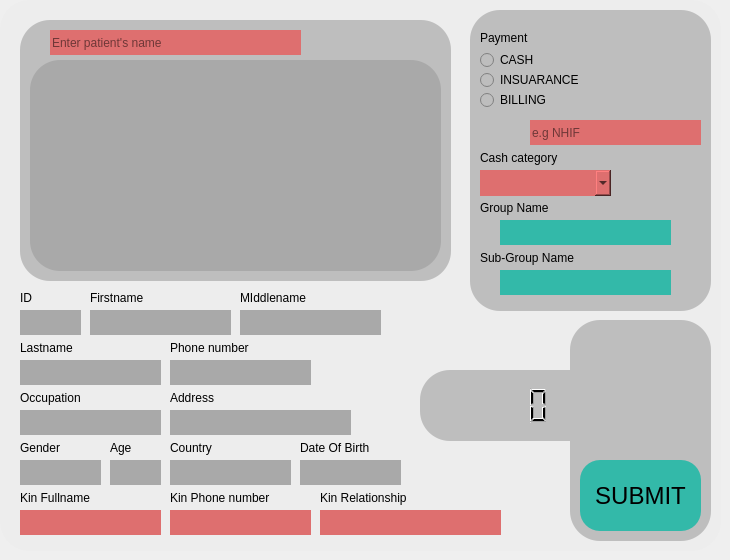
      <widget class="QWidget" name="REVISIT">
       <widget class="QGroupBox" name="groupBox_5">
        <property name="geometry">
         <rect>
          <x>0</x>
          <y>0</y>
          <width>721</width>
          <height>551</height>
         </rect>
        </property>
        <property name="styleSheet">
         <string notr="true">background-color: #EDEDED;
border-radius: 30px;</string>
        </property>
        <property name="title">
         <string/>
        </property>
        <widget class="QLineEdit" name="lineEdit_15">
         <property name="geometry">
          <rect>
           <x>90</x>
           <y>310</y>
           <width>141</width>
           <height>25</height>
          </rect>
         </property>
         <property name="cursor">
          <cursorShape>ForbiddenCursor</cursorShape>
         </property>
         <property name="styleSheet">
          <string notr="true">background-color: rgb(169, 169, 169);</string>
         </property>
         <property name="readOnly">
          <bool>true</bool>
         </property>
        </widget>
        <widget class="QLabel" name="label_21">
         <property name="geometry">
          <rect>
           <x>90</x>
           <y>290</y>
           <width>71</width>
           <height>16</height>
          </rect>
         </property>
         <property name="font">
          <font/>
         </property>
         <property name="styleSheet">
          <string notr="true">color: #000;</string>
         </property>
         <property name="text">
          <string>Firstname</string>
         </property>
        </widget>
        <widget class="QLabel" name="label_22">
         <property name="geometry">
          <rect>
           <x>170</x>
           <y>340</y>
           <width>91</width>
           <height>16</height>
          </rect>
         </property>
         <property name="font">
          <font/>
         </property>
         <property name="styleSheet">
          <string notr="true">color: #000;</string>
         </property>
         <property name="text">
          <string>Phone number</string>
         </property>
        </widget>
        <widget class="QLineEdit" name="lineEdit_16">
         <property name="geometry">
          <rect>
           <x>170</x>
           <y>360</y>
           <width>141</width>
           <height>25</height>
          </rect>
         </property>
         <property name="cursor">
          <cursorShape>ForbiddenCursor</cursorShape>
         </property>
         <property name="styleSheet">
          <string notr="true">background-color: rgb(169, 169, 169);</string>
         </property>
         <property name="readOnly">
          <bool>true</bool>
         </property>
         <property name="placeholderText">
          <string/>
         </property>
        </widget>
        <widget class="QLabel" name="label_23">
         <property name="geometry">
          <rect>
           <x>20</x>
           <y>390</y>
           <width>71</width>
           <height>16</height>
          </rect>
         </property>
         <property name="font">
          <font/>
         </property>
         <property name="styleSheet">
          <string notr="true">color: #000;</string>
         </property>
         <property name="text">
          <string>Occupation</string>
         </property>
        </widget>
        <widget class="QLineEdit" name="lineEdit_17">
         <property name="geometry">
          <rect>
           <x>20</x>
           <y>410</y>
           <width>141</width>
           <height>25</height>
          </rect>
         </property>
         <property name="cursor">
          <cursorShape>ForbiddenCursor</cursorShape>
         </property>
         <property name="styleSheet">
          <string notr="true">background-color: rgb(169, 169, 169);</string>
         </property>
         <property name="readOnly">
          <bool>true</bool>
         </property>
         <property name="placeholderText">
          <string/>
         </property>
        </widget>
        <widget class="QLabel" name="label_24">
         <property name="geometry">
          <rect>
           <x>20</x>
           <y>440</y>
           <width>71</width>
           <height>16</height>
          </rect>
         </property>
         <property name="font">
          <font/>
         </property>
         <property name="styleSheet">
          <string notr="true">color: #000;</string>
         </property>
         <property name="text">
          <string>Gender</string>
         </property>
        </widget>
        <widget class="QLabel" name="label_25">
         <property name="geometry">
          <rect>
           <x>170</x>
           <y>440</y>
           <width>71</width>
           <height>16</height>
          </rect>
         </property>
         <property name="font">
          <font/>
         </property>
         <property name="styleSheet">
          <string notr="true">color: #000;</string>
         </property>
         <property name="text">
          <string>Country</string>
         </property>
        </widget>
        <widget class="QLineEdit" name="lineEdit_18">
         <property name="geometry">
          <rect>
           <x>110</x>
           <y>460</y>
           <width>51</width>
           <height>25</height>
          </rect>
         </property>
         <property name="cursor">
          <cursorShape>ForbiddenCursor</cursorShape>
         </property>
         <property name="styleSheet">
          <string notr="true">background-color: rgb(169, 169, 169);</string>
         </property>
         <property name="readOnly">
          <bool>true</bool>
         </property>
        </widget>
        <widget class="QLabel" name="label_26">
         <property name="geometry">
          <rect>
           <x>110</x>
           <y>440</y>
           <width>51</width>
           <height>16</height>
          </rect>
         </property>
         <property name="font">
          <font/>
         </property>
         <property name="styleSheet">
          <string notr="true">color: #000;</string>
         </property>
         <property name="text">
          <string>Age</string>
         </property>
        </widget>
        <widget class="QLabel" name="label_27">
         <property name="geometry">
          <rect>
           <x>240</x>
           <y>290</y>
           <width>81</width>
           <height>16</height>
          </rect>
         </property>
         <property name="font">
          <font/>
         </property>
         <property name="styleSheet">
          <string notr="true">color: #000;</string>
         </property>
         <property name="text">
          <string>MIddlename</string>
         </property>
        </widget>
        <widget class="QLineEdit" name="lineEdit_19">
         <property name="geometry">
          <rect>
           <x>240</x>
           <y>310</y>
           <width>141</width>
           <height>25</height>
          </rect>
         </property>
         <property name="cursor">
          <cursorShape>ForbiddenCursor</cursorShape>
         </property>
         <property name="styleSheet">
          <string notr="true">background-color: rgb(169, 169, 169);</string>
         </property>
         <property name="readOnly">
          <bool>true</bool>
         </property>
        </widget>
        <widget class="QLabel" name="label_28">
         <property name="geometry">
          <rect>
           <x>170</x>
           <y>390</y>
           <width>71</width>
           <height>16</height>
          </rect>
         </property>
         <property name="font">
          <font/>
         </property>
         <property name="styleSheet">
          <string notr="true">color: #000;</string>
         </property>
         <property name="text">
          <string>Address</string>
         </property>
        </widget>
        <widget class="QLineEdit" name="lineEdit_20">
         <property name="geometry">
          <rect>
           <x>170</x>
           <y>410</y>
           <width>181</width>
           <height>25</height>
          </rect>
         </property>
         <property name="cursor">
          <cursorShape>ForbiddenCursor</cursorShape>
         </property>
         <property name="styleSheet">
          <string notr="true">background-color: rgb(169, 169, 169);</string>
         </property>
         <property name="readOnly">
          <bool>true</bool>
         </property>
         <property name="placeholderText">
          <string/>
         </property>
        </widget>
        <widget class="QLineEdit" name="lineEdit_21">
         <property name="geometry">
          <rect>
           <x>20</x>
           <y>360</y>
           <width>141</width>
           <height>25</height>
          </rect>
         </property>
         <property name="cursor">
          <cursorShape>ForbiddenCursor</cursorShape>
         </property>
         <property name="styleSheet">
          <string notr="true">background-color: rgb(169, 169, 169);</string>
         </property>
         <property name="readOnly">
          <bool>true</bool>
         </property>
        </widget>
        <widget class="QLabel" name="label_29">
         <property name="geometry">
          <rect>
           <x>20</x>
           <y>340</y>
           <width>81</width>
           <height>16</height>
          </rect>
         </property>
         <property name="font">
          <font/>
         </property>
         <property name="styleSheet">
          <string notr="true">color: #000;</string>
         </property>
         <property name="text">
          <string>Lastname</string>
         </property>
        </widget>
        <widget class="QLabel" name="label_31">
         <property name="geometry">
          <rect>
           <x>300</x>
           <y>440</y>
           <width>91</width>
           <height>16</height>
          </rect>
         </property>
         <property name="font">
          <font/>
         </property>
         <property name="styleSheet">
          <string notr="true">color: #000;</string>
         </property>
         <property name="text">
          <string>Date Of Birth</string>
         </property>
        </widget>
        <widget class="QLineEdit" name="lineEdit_23">
         <property name="geometry">
          <rect>
           <x>20</x>
           <y>510</y>
           <width>141</width>
           <height>25</height>
          </rect>
         </property>
         <property name="styleSheet">
          <string notr="true">background-color: #DE6F6F;
border-radius: 30px;</string>
         </property>
        </widget>
        <widget class="QLineEdit" name="lineEdit_24">
         <property name="geometry">
          <rect>
           <x>320</x>
           <y>510</y>
           <width>181</width>
           <height>25</height>
          </rect>
         </property>
         <property name="styleSheet">
          <string notr="true">background-color: #DE6F6F;
border-radius: 30px;</string>
         </property>
         <property name="placeholderText">
          <string/>
         </property>
        </widget>
        <widget class="QLabel" name="label_32">
         <property name="geometry">
          <rect>
           <x>20</x>
           <y>490</y>
           <width>81</width>
           <height>16</height>
          </rect>
         </property>
         <property name="font">
          <font/>
         </property>
         <property name="styleSheet">
          <string notr="true">color: #000;</string>
         </property>
         <property name="text">
          <string>Kin Fullname </string>
         </property>
        </widget>
        <widget class="QLabel" name="label_33">
         <property name="geometry">
          <rect>
           <x>320</x>
           <y>490</y>
           <width>101</width>
           <height>16</height>
          </rect>
         </property>
         <property name="font">
          <font/>
         </property>
         <property name="styleSheet">
          <string notr="true">color: #000;</string>
         </property>
         <property name="text">
          <string>Kin Relationship</string>
         </property>
        </widget>
        <widget class="QLabel" name="label_34">
         <property name="geometry">
          <rect>
           <x>170</x>
           <y>490</y>
           <width>131</width>
           <height>16</height>
          </rect>
         </property>
         <property name="font">
          <font/>
         </property>
         <property name="styleSheet">
          <string notr="true">color: #000;</string>
         </property>
         <property name="text">
          <string>Kin Phone number</string>
         </property>
        </widget>
        <widget class="QLineEdit" name="lineEdit_25">
         <property name="geometry">
          <rect>
           <x>170</x>
           <y>510</y>
           <width>141</width>
           <height>25</height>
          </rect>
         </property>
         <property name="styleSheet">
          <string notr="true">background-color: #DE6F6F;
border-radius: 30px;</string>
         </property>
         <property name="placeholderText">
          <string/>
         </property>
        </widget>
        <widget class="QGroupBox" name="groupBox_8">
         <property name="geometry">
          <rect>
           <x>470</x>
           <y>10</y>
           <width>241</width>
           <height>301</height>
          </rect>
         </property>
         <property name="styleSheet">
          <string notr="true">background-color: #BEBEBE;
border-radius: 30px;</string>
         </property>
         <property name="title">
          <string/>
         </property>
         <widget class="QLineEdit" name="lineEdit_26">
          <property name="geometry">
           <rect>
            <x>30</x>
            <y>260</y>
            <width>171</width>
            <height>25</height>
           </rect>
          </property>
          <property name="styleSheet">
           <string notr="true">background-color: #33B9A9;
border-radius: 30px;</string>
          </property>
         </widget>
         <widget class="QLabel" name="label_35">
          <property name="geometry">
           <rect>
            <x>10</x>
            <y>240</y>
            <width>111</width>
            <height>16</height>
           </rect>
          </property>
          <property name="font">
           <font/>
          </property>
          <property name="styleSheet">
           <string notr="true">color: #000;</string>
          </property>
          <property name="text">
           <string>Sub-Group Name</string>
          </property>
         </widget>
         <widget class="QLineEdit" name="lineEdit_27">
          <property name="geometry">
           <rect>
            <x>30</x>
            <y>210</y>
            <width>171</width>
            <height>25</height>
           </rect>
          </property>
          <property name="styleSheet">
           <string notr="true">background-color: #33B9A9;
border-radius: 30px;</string>
          </property>
         </widget>
         <widget class="QLabel" name="label_36">
          <property name="geometry">
           <rect>
            <x>10</x>
            <y>190</y>
            <width>81</width>
            <height>16</height>
           </rect>
          </property>
          <property name="font">
           <font/>
          </property>
          <property name="styleSheet">
           <string notr="true">color: #000;</string>
          </property>
          <property name="text">
           <string>Group Name</string>
          </property>
         </widget>
         <widget class="QRadioButton" name="radioButton_8">
          <property name="geometry">
           <rect>
            <x>10</x>
            <y>60</y>
            <width>111</width>
            <height>20</height>
           </rect>
          </property>
          <property name="styleSheet">
           <string notr="true">color: #000;</string>
          </property>
          <property name="text">
           <string>INSUARANCE</string>
          </property>
         </widget>
         <widget class="QRadioButton" name="radioButton_9">
          <property name="geometry">
           <rect>
            <x>10</x>
            <y>40</y>
            <width>61</width>
            <height>20</height>
           </rect>
          </property>
          <property name="styleSheet">
           <string notr="true">color: #000;</string>
          </property>
          <property name="text">
           <string>CASH</string>
          </property>
         </widget>
         <widget class="QRadioButton" name="radioButton_10">
          <property name="geometry">
           <rect>
            <x>10</x>
            <y>80</y>
            <width>81</width>
            <height>20</height>
           </rect>
          </property>
          <property name="styleSheet">
           <string notr="true">color: #000;</string>
          </property>
          <property name="text">
           <string>BILLING</string>
          </property>
         </widget>
         <widget class="QLabel" name="label_37">
          <property name="geometry">
           <rect>
            <x>10</x>
            <y>20</y>
            <width>81</width>
            <height>16</height>
           </rect>
          </property>
          <property name="font">
           <font/>
          </property>
          <property name="styleSheet">
           <string notr="true">color: #000;</string>
          </property>
          <property name="text">
           <string>Payment</string>
          </property>
         </widget>
         <widget class="QComboBox" name="comboBox_4">
          <property name="geometry">
           <rect>
            <x>10</x>
            <y>160</y>
            <width>131</width>
            <height>26</height>
           </rect>
          </property>
          <property name="styleSheet">
           <string notr="true">background-color: #DE6F6F;
border-radius: 30px;
color: #000;</string>
          </property>
          <item>
           <property name="text">
            <string/>
           </property>
          </item>
          <item>
           <property name="text">
            <string>Tanesco</string>
           </property>
          </item>
          <item>
           <property name="text">
            <string>Parliament</string>
           </property>
          </item>
          <item>
           <property name="text">
            <string>State House</string>
           </property>
          </item>
          <item>
           <property name="text">
            <string>CRDB Bank</string>
           </property>
          </item>
          <item>
           <property name="text">
            <string>NMB Bank</string>
           </property>
          </item>
          <item>
           <property name="text">
            <string>Military</string>
           </property>
          </item>
          <item>
           <property name="text">
            <string>Police Tanzania</string>
           </property>
          </item>
         </widget>
         <widget class="QLabel" name="label_38">
          <property name="geometry">
           <rect>
            <x>10</x>
            <y>140</y>
            <width>91</width>
            <height>16</height>
           </rect>
          </property>
          <property name="font">
           <font/>
          </property>
          <property name="styleSheet">
           <string notr="true">color: #000;</string>
          </property>
          <property name="text">
           <string>Cash category</string>
          </property>
         </widget>
         <widget class="QLabel" name="label_39">
          <property name="geometry">
           <rect>
            <x>10</x>
            <y>110</y>
            <width>81</width>
            <height>16</height>
           </rect>
          </property>
          <property name="font">
           <font/>
          </property>
          <property name="text">
           <string/>
          </property>
         </widget>
         <widget class="QLineEdit" name="lineEdit_28">
          <property name="geometry">
           <rect>
            <x>60</x>
            <y>110</y>
            <width>171</width>
            <height>25</height>
           </rect>
          </property>
          <property name="styleSheet">
           <string notr="true">background-color: #DE6F6F;
border-radius: 30px;
color: #000;</string>
          </property>
          <property name="placeholderText">
           <string>e.g NHIF</string>
          </property>
         </widget>
        </widget>
        <widget class="QGroupBox" name="groupBox_9">
         <property name="geometry">
          <rect>
           <x>570</x>
           <y>320</y>
           <width>141</width>
           <height>221</height>
          </rect>
         </property>
         <property name="styleSheet">
          <string notr="true">background-color: #BEBEBE;
border-radius: 30px;</string>
         </property>
         <property name="title">
          <string/>
         </property>
         <widget class="QLabel" name="label_40">
          <property name="geometry">
           <rect>
            <x>20</x>
            <y>30</y>
            <width>100</width>
            <height>100</height>
           </rect>
          </property>
          <property name="text">
           <string/>
          </property>
          <property name="pixmap">
           <pixmap resource="img.qrc">:/img/icon/qrcode2.png</pixmap>
          </property>
          <property name="scaledContents">
           <bool>true</bool>
          </property>
         </widget>
         <widget class="QPushButton" name="pushButton_8">
          <property name="geometry">
           <rect>
            <x>10</x>
            <y>140</y>
            <width>121</width>
            <height>71</height>
           </rect>
          </property>
          <property name="font">
           <font>
            <pointsize>18</pointsize>
           </font>
          </property>
          <property name="cursor">
           <cursorShape>OpenHandCursor</cursorShape>
          </property>
          <property name="styleSheet">
           <string notr="true">background: #33B9A9;
border-radius: 20px;
color: #000;</string>
          </property>
          <property name="text">
           <string>SUBMIT</string>
          </property>
         </widget>
        </widget>
        <widget class="QGroupBox" name="groupBox_14">
         <property name="geometry">
          <rect>
           <x>420</x>
           <y>370</y>
           <width>221</width>
           <height>71</height>
          </rect>
         </property>
         <property name="styleSheet">
          <string notr="true">background-color: #BEBEBE;
border-radius: 30px;</string>
         </property>
         <property name="title">
          <string/>
         </property>
         <widget class="QLCDNumber" name="lcdNumber_2">
          <property name="geometry">
           <rect>
            <x>30</x>
            <y>10</y>
            <width>101</width>
            <height>51</height>
           </rect>
          </property>
          <property name="styleSheet">
           <string notr="true">color: rgb(0, 0, 0);</string>
          </property>
         </widget>
        </widget>
        <widget class="QLineEdit" name="lineEdit_43">
         <property name="geometry">
          <rect>
           <x>20</x>
           <y>460</y>
           <width>81</width>
           <height>25</height>
          </rect>
         </property>
         <property name="cursor">
          <cursorShape>ForbiddenCursor</cursorShape>
         </property>
         <property name="styleSheet">
          <string notr="true">background-color: rgb(169, 169, 169);</string>
         </property>
         <property name="readOnly">
          <bool>true</bool>
         </property>
        </widget>
        <widget class="QLineEdit" name="lineEdit_22">
         <property name="geometry">
          <rect>
           <x>170</x>
           <y>460</y>
           <width>121</width>
           <height>25</height>
          </rect>
         </property>
         <property name="cursor">
          <cursorShape>ForbiddenCursor</cursorShape>
         </property>
         <property name="styleSheet">
          <string notr="true">background-color: rgb(169, 169, 169);</string>
         </property>
         <property name="readOnly">
          <bool>true</bool>
         </property>
        </widget>
        <widget class="QLineEdit" name="lineEdit_44">
         <property name="geometry">
          <rect>
           <x>300</x>
           <y>460</y>
           <width>101</width>
           <height>25</height>
          </rect>
         </property>
         <property name="cursor">
          <cursorShape>ForbiddenCursor</cursorShape>
         </property>
         <property name="styleSheet">
          <string notr="true">background-color: rgb(169, 169, 169);</string>
         </property>
         <property name="readOnly">
          <bool>true</bool>
         </property>
        </widget>
        <widget class="QGroupBox" name="groupBox_15">
         <property name="geometry">
          <rect>
           <x>20</x>
           <y>20</y>
           <width>431</width>
           <height>261</height>
          </rect>
         </property>
         <property name="styleSheet">
          <string notr="true">background-color: #BEBEBE;
border-radius: 30px;</string>
         </property>
         <property name="title">
          <string/>
         </property>
         <widget class="QLineEdit" name="lineEdit_45">
          <property name="geometry">
           <rect>
            <x>30</x>
            <y>10</y>
            <width>251</width>
            <height>25</height>
           </rect>
          </property>
          <property name="styleSheet">
           <string notr="true">background-color: #DE6F6F;
border-radius: 30px;
color: #000;</string>
          </property>
          <property name="placeholderText">
           <string>Enter patient's name</string>
          </property>
         </widget>
         <widget class="QListView" name="listViewReVisit">
          <property name="geometry">
           <rect>
            <x>10</x>
            <y>40</y>
            <width>411</width>
            <height>211</height>
           </rect>
          </property>
          <property name="styleSheet">
           <string notr="true">background-color: rgb(169, 169, 169);</string>
          </property>
         </widget>
        </widget>
        <widget class="QLabel" name="label_30">
         <property name="geometry">
          <rect>
           <x>20</x>
           <y>290</y>
           <width>51</width>
           <height>16</height>
          </rect>
         </property>
         <property name="font">
          <font/>
         </property>
         <property name="styleSheet">
          <string notr="true">color: #000;</string>
         </property>
         <property name="text">
          <string>ID</string>
         </property>
        </widget>
        <widget class="QLineEdit" name="lineEdit_46">
         <property name="geometry">
          <rect>
           <x>20</x>
           <y>310</y>
           <width>61</width>
           <height>25</height>
          </rect>
         </property>
         <property name="cursor">
          <cursorShape>ForbiddenCursor</cursorShape>
         </property>
         <property name="styleSheet">
          <string notr="true">background-color: rgb(169, 169, 169);</string>
         </property>
         <property name="readOnly">
          <bool>true</bool>
         </property>
        </widget>
        <zorder>groupBox_14</zorder>
        <zorder>lineEdit_15</zorder>
        <zorder>label_21</zorder>
        <zorder>label_22</zorder>
        <zorder>lineEdit_16</zorder>
        <zorder>label_23</zorder>
        <zorder>lineEdit_17</zorder>
        <zorder>label_24</zorder>
        <zorder>label_25</zorder>
        <zorder>lineEdit_18</zorder>
        <zorder>label_26</zorder>
        <zorder>label_27</zorder>
        <zorder>lineEdit_19</zorder>
        <zorder>label_28</zorder>
        <zorder>lineEdit_20</zorder>
        <zorder>lineEdit_21</zorder>
        <zorder>label_29</zorder>
        <zorder>label_31</zorder>
        <zorder>lineEdit_23</zorder>
        <zorder>lineEdit_24</zorder>
        <zorder>label_32</zorder>
        <zorder>label_33</zorder>
        <zorder>label_34</zorder>
        <zorder>lineEdit_25</zorder>
        <zorder>groupBox_8</zorder>
        <zorder>groupBox_9</zorder>
        <zorder>lineEdit_43</zorder>
        <zorder>lineEdit_22</zorder>
        <zorder>lineEdit_44</zorder>
        <zorder>groupBox_15</zorder>
        <zorder>label_30</zorder>
        <zorder>lineEdit_46</zorder>
       </widget>
      </widget>
